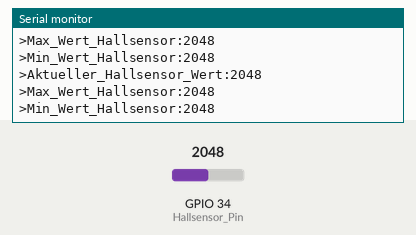
A program run on a simulated ESP32. Parts: the last lines printed to the serial monitor. The test bench sets the inputs (shaded band); at power-on: GPIO 34 (Hallsensor_Pin) = 2048.

Above: at 2.2 s.
2.3 s: GPIO 34 (Hallsensor_Pin) set to 2866
At 3.1 s:
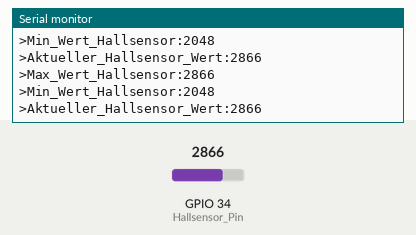
3.8 s: GPIO 34 (Hallsensor_Pin) set to 3603
At 4.7 s:
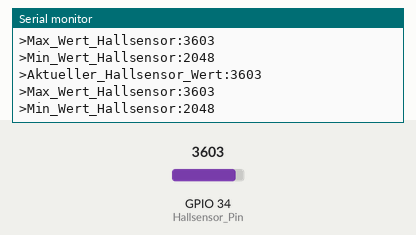
Timing chart, 0 to 6.8 s (numbered marks = the images above; inputs shaded):
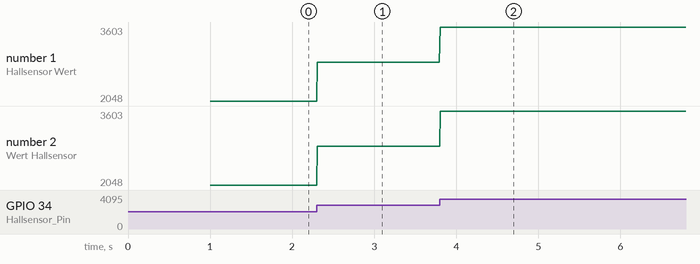

The program:

main.cpp
```cpp
#include <Arduino.h> // hinzufügen von Arduino Bibliothek

const int Hallsensor_Pin = 34; // hinzufügen Hallsensor Pin

//  Hinzufügen von Variabeln

int analog_wert_hallsensor = 0; //  Variabel für den Wert des Analog Pin der mit dem Hall Sensor verbunden ist
int min_hall = 10000;           //  Variabel für den minmalwert des Hall Sensor Pins start mit einem hohen Wert außerhalb des Messwerte Bereichs
int max_hall = 0;               //  Variabel für den maximalwert des Hall Sensor Pins start mit niedrigen wert minimaler wert beim Messen

// Setup wird genau einmal Durchlaufen
void setup()
{
  Serial.begin(115200); //  Kommunikation Computer und Mikrocontroller geschwindigkeit
  delay(1000);          //  Kurzes warten
}
// Loop wird Dauerhaft wiederholt
void loop()
{
  delay(1);                                            //  Pause für Stabilere Werte
  analog_wert_hallsensor = analogRead(Hallsensor_Pin); //  Auslesen des Hallsensor Pins durch vergleichen mit 3.3 V und zwischenspeichern auf der Variabel analog_wert_hallsensor
  max_hall = max(max_hall, analog_wert_hallsensor);    // Vergleich welcher wert Größer ist
  min_hall = min(min_hall, analog_wert_hallsensor);    // Vergleich welcher wert kleiner ist

  Serial.print(">Aktueller_Hallsensor_Wert:"); //  Für Teleploter kennzeichnung das dieser Wert als Diagram dargestellt werden soll(Auf dem angeschlossenden PC)
  Serial.println(analog_wert_hallsensor);      //  Ausgeben des Wertes für Teleploter
  Serial.print(">Max_Wert_Hallsensor:");       //  Für Teleploter kennzeichnung das dieser Wert als Diagram dargestellt werden soll(Auf dem angeschlossenden PC)
  Serial.println(max_hall);                    //  Ausgabe Mamimalwert des Hallsensors
  Serial.print(">Min_Wert_Hallsensor:");       //  Für Teleploter kennzeichnung das dieser Wert als Diagram dargestellt werden soll(Auf dem angeschlossenden PC)
  Serial.println(min_hall);                    //  Ausgabe des Minimal Wertes des Hallsensors
}
```

Measured:
- after the input at 2.3 s, the serial monitor: prints a new line at once (image 1)
- after the input at 3.8 s, the serial monitor: prints a new line at once (image 2)
- plotted number 1: 2048 → 2866 after the input at 2.3 s, 2866 → 3603 after the input at 3.8 s
- plotted number 2: 2048 → 2866 after the input at 2.3 s, 2866 → 3603 after the input at 3.8 s
